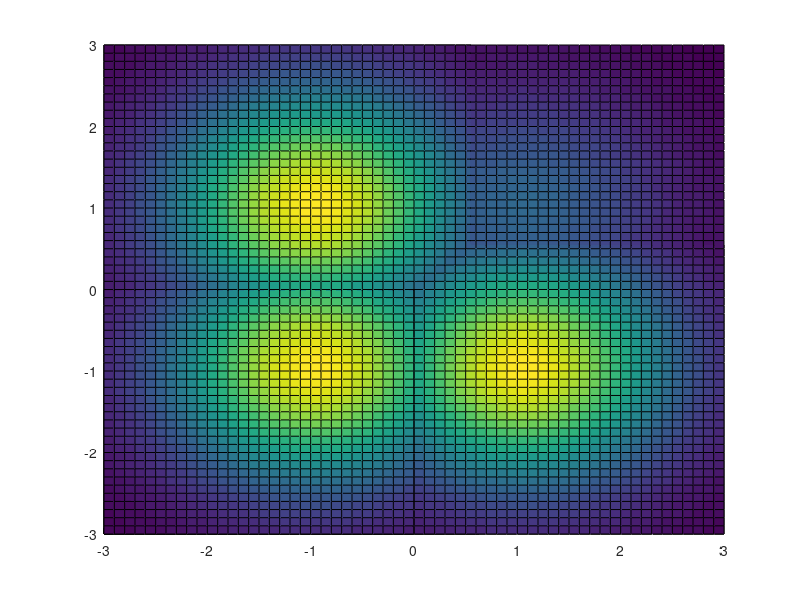

Recreate this plot in MATLAB.
%%%%%%%%%%%%%%%%%%%%%%%%%%%%%%%%%%%%%%%%%%%%%%%%%%%%%%%%%%%%%%%%%%%%%%%%%
% Demostración de las regiones de decisión en un caso con N=2 y M=4
%
% Se visualizan las fdps condicionadas de cada símbolo para los casos de
% símbolos equiprobables y de símbolos no equiprobables. 
% Podéis modificar las coordenadas y el número de los símbolos, las
% probabilidades a priori de los símbolos, o la potencia del ruido
%
% El punto de vista de las gráficas está fijado a un azimut de 90º porque
% así se ven muy claras las fronteras de decisión, aunque se puede
% rotar la figura para ver las gaussianas en 3D.
%
%%%%%%%%%%%%%%%%%%%%%%%%%%%%%%%%%%%%%%%%%%%%%%%%%%%%%%%%%%%%%%%%%%%%%%%%%


p = [0.1 0.3 0.3 0.3];          % Probabilidad de cada símbolo
mu = [1 1; -1 1; 1 -1; -1 -1];  % Valores de los símbolos

%Algunos cálculos previos
M = length(p);  
rejilla =-3:.1:3;     % Rejilla para representar los gráficos (la supongo simétrica)
sigma = eye(2);       % Matriz con la varianza del ruido (lo supongo a 1)

%Doy el formato adecuado a todas las matrices
coordenadas = repmat([repelem(rejilla,length(rejilla)); repmat(rejilla,1,length(rejilla))]',4,1);
mu = repelem(mu,length(rejilla)*length(rejilla),1);

%Genero una fdp normal para cada símbolo
normal = mvnpdf(coordenadas, mu,sigma);

%Hora de pintar
figure
hold on
for i=1:M
    surf(rejilla,rejilla,p(i)*reshape(normal(1+(numel(normal)/M)*(i-1):(numel(normal)/M)*i),length(rejilla),[]))
end
view(0,90)